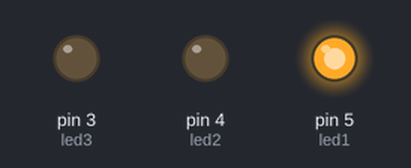
Bench run of a sketch on a simulated Arduino Uno, built with avr-gcc and run on an emulated ATmega328P. Shown: output pins drawn as LEDs (lit = HIGH).

Above: at 0.1 s.
At 0.5 s:
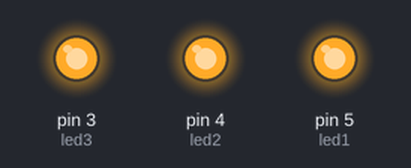
At 0.9 s:
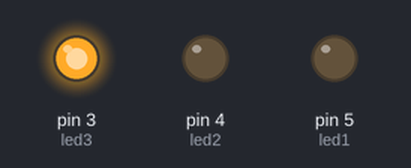
At 1.2 s:
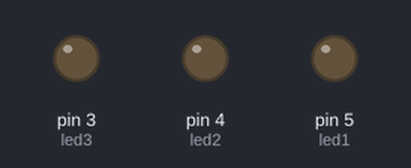
At 2.2 s:
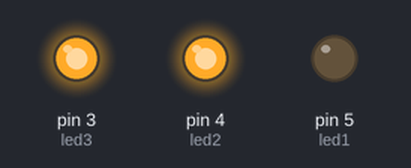
At 3.3 s:
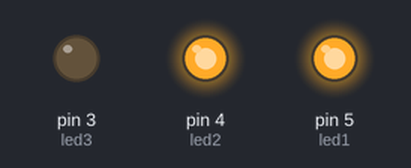
Timing chart, 0 to 3.6 s (numbered marks = the images above):
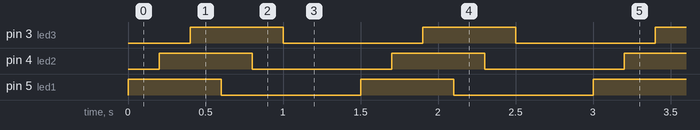

The sketch:

sequential_led_blink.ino
```cpp
int led1 = 5;
int led2 = 4;
int led3 = 3;

void setup() {
  // put your setup code here, to run once:
pinMode(led1, OUTPUT);
pinMode(led2, OUTPUT);
pinMode(led3, OUTPUT);
}

void loop() {
  // put your main code here, to run repeatedly:
  digitalWrite(led1, HIGH);
  delay(200);
  digitalWrite(led2, HIGH);
  delay(200);
  digitalWrite(led3, HIGH);
  delay(200);
  digitalWrite(led1, LOW);
  delay(200);
  digitalWrite(led2, LOW);
  delay(200);
  digitalWrite(led3, LOW);
  delay(500);
}
```

Measured:
- by itself, pin 3 (led3), pin 4 (led2), pin 5 (led1): alternates HIGH for 0.60 s and LOW for 0.90 s
- by itself, everything shown: repeats every 1.5 s, in 6 steps
